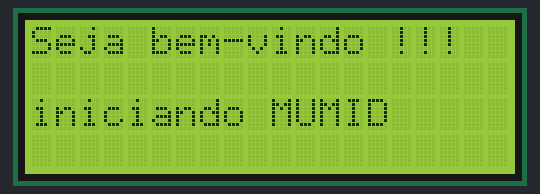
This sketch was run on a simulated ESP8266 (NodeMCU). On the bench: 20×4 character LCD. WiFi joins after 1.5 s; servers stay silent unless stated; what the sketch prints to the serial monitor is not drawn.

Above: at 2.6 s.

Measured:
- what the display in image 0 shows lasts 3.0 s, from 2.6 s to 5.6 s

The sketch:

termopar_googlesheets.ino
```cpp
/*
 * MUMID prototype 2021
 *
 * Placa 2 - interface/ponto/cadastro
 *
 * by: estudante Thales 3° ano IFSC campus Criciúma
 *
 */
#include <Wire.h> // comunicação com a interface I2C
#include <LiquidCrystal_I2C.h> // comunicação display
#include <ESP8266WiFi.h>
#include <WiFiClientSecure.h>
#include <FirebaseESP8266.h>

//WiFi

#define WIFI_SSID "Juliana 2.4G"
#define WIFI_PASSWORD "lucas2001"

//Firebase

#define FIREBASE_HOST "https://mumid-prototype-23da6-default-rtdb.firebaseio.com/"
#define FIREBASE_AUTH "OZj8bV503VgdHD24jxRaHQGW1WvzDOyV6CqnLd0r"
FirebaseData firedata;

//LCD

LiquidCrystal_I2C lcd(0x27,20,4); //lcd 20x4

WiFiClientSecure client;


//variaveis globais

float forno1;
int acucar;


void setup()
{

Serial.begin(9600);

  //iniciando display

    lcd.init();
    lcd.backlight();

  //conectando com wifi

    WiFi.begin(WIFI_SSID, WIFI_PASSWORD);
    Serial.print("Conectando em: ");
    Serial.print(WIFI_SSID);
      while (WiFi.status() != WL_CONNECTED) {
      Serial.print(".");
      delay(500);
    }
    Serial.println();
    Serial.print("Conectado no IP: ");
    Serial.println(WiFi.localIP());

  //inciando conexão firebase

    Firebase.begin(FIREBASE_HOST, FIREBASE_AUTH);
    Firebase.reconnectWiFi(true);
    delay(1000);

  client.setInsecure();


}

void loop()
{

    recebe_firebase(forno1,acucar);

  //boas vindas lcd

    lcd.setCursor(0,0);
    lcd.print("Seja bem-vindo !!!");
    lcd.setCursor(0,2);
    lcd.print("iniciando MUMID");
    delay(3000); //intervalo de 1s

    lcd.clear();
}

void recebe_firebase(float temp_f,int estoque_f){

  if (Firebase.getint(firedata, "/status/1forno1", temp_f)) {

    lcd.setCursor(0,0);
    lcd.print("Forno 1: ");
    lcd.print(temp_f);
    lcd.print(" %");

    Serial.println("Temperatura forno 1 recebida do firebase =");
    Serial.println(temp_f);
    Serial.println("\n");

  }else {
    Serial.println(firedata.errorReason());
}
}
```
